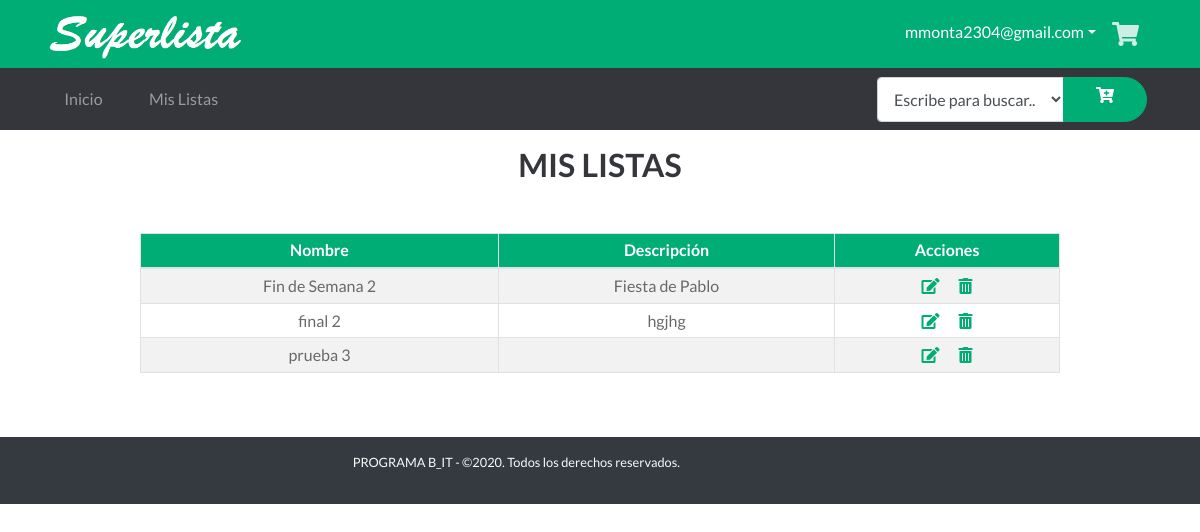
The app's page /MisListas (signed in) with its own data.
### tables this page shows
CREATE TABLE "Listas" (
	"Id"	INTEGER NOT NULL PRIMARY KEY AUTOINCREMENT UNIQUE,
	"UsuarioId"	INTEGER NOT NULL,
	"Nombre"	TEXT,
	"Descripcion"	TEXT,
	FOREIGN KEY("UsuarioId") REFERENCES "Usuarios"("Id")
);

### app.py (the view)
@app.route('/MisListas')  # Ruta Mis Listas
def MisListas():
    if 'nombre' in session:
        id = session['id']
        db = get_db()
        cur = db.cursor()
        find_lists = (
            "SELECT Id, Nombre, Descripcion FROM Listas WHERE UsuarioId = ?")
        cur.execute(find_lists, [(id)])
        resultado = [dict(Id=row[0], Nombre=row[1], Descripcion=row[2])
                     for row in cur.fetchall()]
        db.close()
        return render_template('mis_listas.html', listas=resultado)
    else:
        return redirect("/")

### app.py (called while the page is built)
def get_db():
    db = getattr(g, '_database', None)
    if db is None:
        db = g._database = sqlite3.connect('database1.db')
    return db

@app.teardown_appcontext
def close_connection(exception):
    db = getattr(g, '_database', None)
    if db is not None:
        db.close()

### templates/mis_listas.html
{% extends "layout_logged_in.html" %}
{% block content %}
<section id="mislistas">
    <header class="py-3 text-secondary text-center position-relative">
        <h2 class="display-6 font-weight-bold">MIS LISTAS</h2>
    </header>
    <br>
    <div class="container">
        <div class="row justify-content-center">
            <div class="col-sm-10 text-center">
                <table class="table table-bordered table-striped table-sm">
                    <thead class="table bg-primary text-white ">
                      <tr>
                        <th scope="col">Nombre</th>
                        <th scope="col">Descripción</th>
                        <th scope="col">Acciones</th>
                      </tr>
                    </thead>
                    <tbody>
                      {% for lista in listas %}
                        <tr>
                            <td>{{ lista.Nombre }}</td>
                            <td>{{ lista.Descripcion }}</td>
                            <td>
                                <a href="/EditarLista/{{lista.Id}}"><i class="fas fa-edit text-primary fa-1x px-2"></i></a>
                                <a href="/DeleteLista/{{lista.Id}}"><i class="fas fa-trash-alt text-primary fa-1x px-2"></i></a>
                            </td>
                        </tr>
                      {% endfor %}
                    </tbody>
                </table>
            </div>
        </div>
    </div>
</section>
{% endblock %}

### static/css/all.css (style rules this page uses)
.fa, .fas, .far, .fal, .fab { -moz-osx-font-smoothing: grayscale; -webkit-font-smoothing: antialiased; display: inline-block; font-style: normal; font-variant: normal; text-rendering: auto; line-height: 1; }
.fa-1x { font-size: 1em; }
.fa-edit:before { content: "\f044"; }
.fa-trash-alt:before { content: "\f2ed"; }
.fa, .fas { font-family: 'Font Awesome 5 Free'; font-weight: 900; }

### static/css/estilos.css (style rules this page uses)
html { font-size: 13px; }
body { font-family: 'Lato', sans-serif; color: #696969; }
.bg-primary { background-color: #00ad75 !important; }
.text-primary { color: #00ad75 !important; }
.text-secondary { color: #35363c !important; }
@media (min-width: 990px) { html { font-size: 16px; } }

### records on screen
Listas: Nombre "Fin de Semana 2", Descripcion "Fiesta de Pablo"
Listas: Nombre "final 2", Descripcion "hgjhg"
Listas: Nombre "prueba 3"

### other values on screen
{{ session['correo'] }} "mmonta2304@gmail.com"
